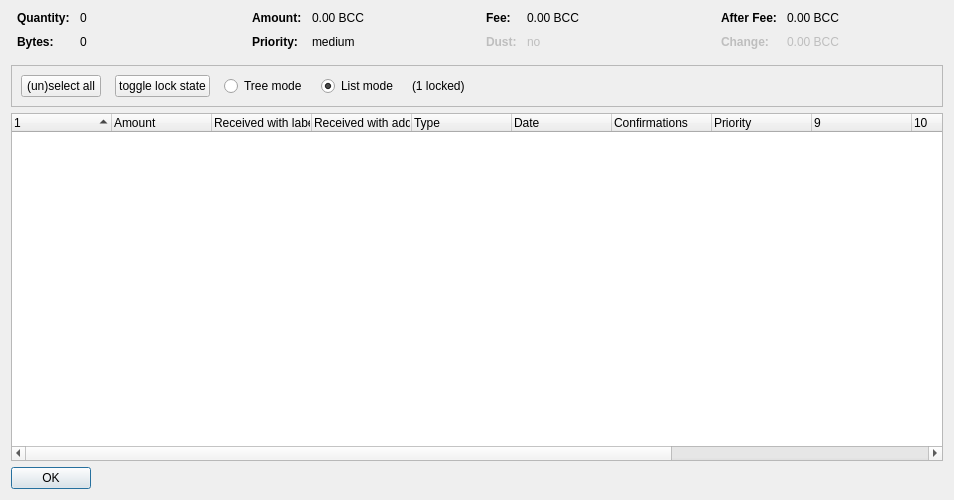
<?xml version="1.0" encoding="UTF-8"?>
<ui version="4.0">
 <class>CoinControlDialog</class>
 <widget class="QDialog" name="CoinControlDialog">
  <property name="geometry">
   <rect>
    <x>0</x>
    <y>0</y>
    <width>954</width>
    <height>500</height>
   </rect>
  </property>
  <property name="windowTitle">
   <string>Coin Selection</string>
  </property>
  <layout class="QVBoxLayout" name="verticalLayout">
   <item>
    <layout class="QHBoxLayout" name="horizontalLayoutTop" stretch="0,0,0,0">
     <property name="topMargin">
      <number>0</number>
     </property>
     <property name="bottomMargin">
      <number>10</number>
     </property>
     <item>
      <layout class="QFormLayout" name="formLayoutCoinControl1">
       <property name="horizontalSpacing">
        <number>10</number>
       </property>
       <property name="verticalSpacing">
        <number>10</number>
       </property>
       <property name="leftMargin">
        <number>6</number>
       </property>
       <property name="rightMargin">
        <number>6</number>
       </property>
       <item row="0" column="0">
        <widget class="QLabel" name="labelCoinControlQuantityText">
         <property name="font">
          <font>
           <weight>75</weight>
           <bold>true</bold>
          </font>
         </property>
         <property name="text">
          <string>Quantity:</string>
         </property>
        </widget>
       </item>
       <item row="0" column="1">
        <widget class="QLabel" name="labelCoinControlQuantity">
         <property name="cursor">
          <cursorShape>IBeamCursor</cursorShape>
         </property>
         <property name="contextMenuPolicy">
          <enum>Qt::ActionsContextMenu</enum>
         </property>
         <property name="text">
          <string notr="true">0</string>
         </property>
         <property name="textInteractionFlags">
          <set>Qt::LinksAccessibleByMouse|Qt::TextSelectableByKeyboard|Qt::TextSelectableByMouse</set>
         </property>
        </widget>
       </item>
       <item row="1" column="0">
        <widget class="QLabel" name="labelCoinControlBytesText">
         <property name="font">
          <font>
           <weight>75</weight>
           <bold>true</bold>
          </font>
         </property>
         <property name="text">
          <string>Bytes:</string>
         </property>
        </widget>
       </item>
       <item row="1" column="1">
        <widget class="QLabel" name="labelCoinControlBytes">
         <property name="cursor">
          <cursorShape>IBeamCursor</cursorShape>
         </property>
         <property name="contextMenuPolicy">
          <enum>Qt::ActionsContextMenu</enum>
         </property>
         <property name="text">
          <string notr="true">0</string>
         </property>
         <property name="textInteractionFlags">
          <set>Qt::LinksAccessibleByMouse|Qt::TextSelectableByKeyboard|Qt::TextSelectableByMouse</set>
         </property>
        </widget>
       </item>
      </layout>
     </item>
     <item>
      <layout class="QFormLayout" name="formLayoutCoinControl2">
       <property name="horizontalSpacing">
        <number>10</number>
       </property>
       <property name="verticalSpacing">
        <number>10</number>
       </property>
       <property name="leftMargin">
        <number>6</number>
       </property>
       <property name="rightMargin">
        <number>6</number>
       </property>
       <item row="0" column="0">
        <widget class="QLabel" name="labelCoinControlAmountText">
         <property name="font">
          <font>
           <weight>75</weight>
           <bold>true</bold>
          </font>
         </property>
         <property name="text">
          <string>Amount:</string>
         </property>
        </widget>
       </item>
       <item row="0" column="1">
        <widget class="QLabel" name="labelCoinControlAmount">
         <property name="cursor">
          <cursorShape>IBeamCursor</cursorShape>
         </property>
         <property name="contextMenuPolicy">
          <enum>Qt::ActionsContextMenu</enum>
         </property>
         <property name="text">
          <string notr="true">0.00 BCC</string>
         </property>
         <property name="textInteractionFlags">
          <set>Qt::LinksAccessibleByMouse|Qt::TextSelectableByKeyboard|Qt::TextSelectableByMouse</set>
         </property>
        </widget>
       </item>
       <item row="1" column="0">
        <widget class="QLabel" name="labelCoinControlPriorityText">
         <property name="font">
          <font>
           <weight>75</weight>
           <bold>true</bold>
          </font>
         </property>
         <property name="text">
          <string>Priority:</string>
         </property>
        </widget>
       </item>
       <item row="1" column="1">
        <widget class="QLabel" name="labelCoinControlPriority">
         <property name="cursor">
          <cursorShape>IBeamCursor</cursorShape>
         </property>
         <property name="contextMenuPolicy">
          <enum>Qt::ActionsContextMenu</enum>
         </property>
         <property name="text">
          <string>medium</string>
         </property>
         <property name="textInteractionFlags">
          <set>Qt::LinksAccessibleByMouse|Qt::TextSelectableByKeyboard|Qt::TextSelectableByMouse</set>
         </property>
        </widget>
       </item>
      </layout>
     </item>
     <item>
      <layout class="QFormLayout" name="formLayoutCoinControl3">
       <property name="horizontalSpacing">
        <number>10</number>
       </property>
       <property name="verticalSpacing">
        <number>10</number>
       </property>
       <property name="leftMargin">
        <number>6</number>
       </property>
       <property name="rightMargin">
        <number>6</number>
       </property>
       <item row="0" column="0">
        <widget class="QLabel" name="labelCoinControlFeeText">
         <property name="font">
          <font>
           <weight>75</weight>
           <bold>true</bold>
          </font>
         </property>
         <property name="text">
          <string>Fee:</string>
         </property>
        </widget>
       </item>
       <item row="0" column="1">
        <widget class="QLabel" name="labelCoinControlFee">
         <property name="cursor">
          <cursorShape>IBeamCursor</cursorShape>
         </property>
         <property name="contextMenuPolicy">
          <enum>Qt::ActionsContextMenu</enum>
         </property>
         <property name="text">
          <string notr="true">0.00 BCC</string>
         </property>
         <property name="textInteractionFlags">
          <set>Qt::LinksAccessibleByMouse|Qt::TextSelectableByKeyboard|Qt::TextSelectableByMouse</set>
         </property>
        </widget>
       </item>
       <item row="1" column="0">
        <widget class="QLabel" name="labelCoinControlLowOutputText">
         <property name="enabled">
          <bool>false</bool>
         </property>
         <property name="font">
          <font>
           <weight>75</weight>
           <bold>true</bold>
          </font>
         </property>
         <property name="text">
          <string>Dust:</string>
         </property>
        </widget>
       </item>
       <item row="1" column="1">
        <widget class="QLabel" name="labelCoinControlLowOutput">
         <property name="enabled">
          <bool>false</bool>
         </property>
         <property name="cursor">
          <cursorShape>IBeamCursor</cursorShape>
         </property>
         <property name="contextMenuPolicy">
          <enum>Qt::ActionsContextMenu</enum>
         </property>
         <property name="text">
          <string>no</string>
         </property>
         <property name="textInteractionFlags">
          <set>Qt::LinksAccessibleByMouse|Qt::TextSelectableByKeyboard|Qt::TextSelectableByMouse</set>
         </property>
        </widget>
       </item>
      </layout>
     </item>
     <item>
      <layout class="QFormLayout" name="formLayoutCoinControl4">
       <property name="horizontalSpacing">
        <number>10</number>
       </property>
       <property name="verticalSpacing">
        <number>10</number>
       </property>
       <property name="leftMargin">
        <number>6</number>
       </property>
       <property name="rightMargin">
        <number>6</number>
       </property>
       <item row="0" column="0">
        <widget class="QLabel" name="labelCoinControlAfterFeeText">
         <property name="font">
          <font>
           <weight>75</weight>
           <bold>true</bold>
          </font>
         </property>
         <property name="text">
          <string>After Fee:</string>
         </property>
        </widget>
       </item>
       <item row="0" column="1">
        <widget class="QLabel" name="labelCoinControlAfterFee">
         <property name="cursor">
          <cursorShape>IBeamCursor</cursorShape>
         </property>
         <property name="contextMenuPolicy">
          <enum>Qt::ActionsContextMenu</enum>
         </property>
         <property name="text">
          <string notr="true">0.00 BCC</string>
         </property>
         <property name="textInteractionFlags">
          <set>Qt::LinksAccessibleByMouse|Qt::TextSelectableByKeyboard|Qt::TextSelectableByMouse</set>
         </property>
        </widget>
       </item>
       <item row="1" column="0">
        <widget class="QLabel" name="labelCoinControlChangeText">
         <property name="enabled">
          <bool>false</bool>
         </property>
         <property name="font">
          <font>
           <weight>75</weight>
           <bold>true</bold>
          </font>
         </property>
         <property name="text">
          <string>Change:</string>
         </property>
        </widget>
       </item>
       <item row="1" column="1">
        <widget class="QLabel" name="labelCoinControlChange">
         <property name="enabled">
          <bool>false</bool>
         </property>
         <property name="cursor">
          <cursorShape>IBeamCursor</cursorShape>
         </property>
         <property name="contextMenuPolicy">
          <enum>Qt::ActionsContextMenu</enum>
         </property>
         <property name="text">
          <string notr="true">0.00 BCC</string>
         </property>
         <property name="textInteractionFlags">
          <set>Qt::LinksAccessibleByMouse|Qt::TextSelectableByKeyboard|Qt::TextSelectableByMouse</set>
         </property>
        </widget>
       </item>
      </layout>
     </item>
    </layout>
   </item>
   <item>
    <widget class="QFrame" name="frame">
     <property name="minimumSize">
      <size>
       <width>0</width>
       <height>40</height>
      </size>
     </property>
     <property name="frameShape">
      <enum>QFrame::StyledPanel</enum>
     </property>
     <property name="frameShadow">
      <enum>QFrame::Sunken</enum>
     </property>
     <layout class="QHBoxLayout" name="horizontalLayout">
      <item>
       <layout class="QHBoxLayout" name="horizontalLayoutPanel" stretch="0,0,0,0,0,0">
        <property name="spacing">
         <number>14</number>
        </property>
        <item>
         <widget class="QPushButton" name="pushButtonSelectAll">
          <property name="sizePolicy">
           <sizepolicy hsizetype="Maximum" vsizetype="Fixed">
            <horstretch>0</horstretch>
            <verstretch>0</verstretch>
           </sizepolicy>
          </property>
          <property name="text">
           <string>(un)select all</string>
          </property>
          <property name="autoDefault">
           <bool>false</bool>
          </property>
         </widget>
        </item>
        <item>
         <widget class="QPushButton" name="pushButtonToggleLock">
          <property name="sizePolicy">
           <sizepolicy hsizetype="Maximum" vsizetype="Fixed">
            <horstretch>0</horstretch>
            <verstretch>0</verstretch>
           </sizepolicy>
          </property>
          <property name="text">
           <string>toggle lock state</string>
          </property>
          <property name="autoDefault">
           <bool>false</bool>
          </property>
         </widget>
        </item>
        <item>
         <widget class="QRadioButton" name="radioTreeMode">
          <property name="sizePolicy">
           <sizepolicy hsizetype="Maximum" vsizetype="Fixed">
            <horstretch>0</horstretch>
            <verstretch>0</verstretch>
           </sizepolicy>
          </property>
          <property name="text">
           <string>Tree mode</string>
          </property>
         </widget>
        </item>
        <item>
         <widget class="QRadioButton" name="radioListMode">
          <property name="sizePolicy">
           <sizepolicy hsizetype="Maximum" vsizetype="Fixed">
            <horstretch>0</horstretch>
            <verstretch>0</verstretch>
           </sizepolicy>
          </property>
          <property name="text">
           <string>List mode</string>
          </property>
          <property name="checked">
           <bool>true</bool>
          </property>
         </widget>
        </item>
        <item>
         <widget class="QLabel" name="labelLocked">
          <property name="text">
           <string>(1 locked)</string>
          </property>
         </widget>
        </item>
        <item>
         <spacer name="horizontalSpacer">
          <property name="orientation">
           <enum>Qt::Horizontal</enum>
          </property>
          <property name="sizeHint" stdset="0">
           <size>
            <width>40</width>
            <height>20</height>
           </size>
          </property>
         </spacer>
        </item>
       </layout>
      </item>
     </layout>
    </widget>
   </item>
   <item>
    <widget class="CoinControlTreeWidget" name="treeWidget">
     <property name="contextMenuPolicy">
      <enum>Qt::CustomContextMenu</enum>
     </property>
     <property name="sortingEnabled">
      <bool>false</bool>
     </property>
     <property name="columnCount">
      <number>13</number>
     </property>
     <attribute name="headerShowSortIndicator" stdset="0">
      <bool>true</bool>
     </attribute>
     <attribute name="headerStretchLastSection">
      <bool>false</bool>
     </attribute>
     <column>
      <property name="text">
       <string/>
      </property>
     </column>
     <column>
      <property name="text">
       <string>Amount</string>
      </property>
     </column>
     <column>
      <property name="text">
       <string>Received with label</string>
      </property>
     </column>
     <column>
      <property name="text">
       <string>Received with address</string>
      </property>
     </column>
     <column>
      <property name="text">
	<string>Type</string>
      </property>
     </column>
     <column>
      <property name="text">	 
       <string>Date</string>
      </property>
     </column>
     <column>
      <property name="text">
       <string>Confirmations</string>
      </property>
      <property name="toolTip">
       <string>Confirmed</string>
      </property>
     </column>
     <column>
      <property name="text">
       <string>Priority</string>
      </property>
     </column>
     <column>
      <property name="text">
       <string/>
      </property>
     </column>
     <column>
      <property name="text">
       <string/>
      </property>
     </column>
     <column>
      <property name="text">
       <string/>
      </property>
     </column>
     <column>
      <property name="text">
       <string/>
      </property>
     </column>
     <column>
      <property name="text">
       <string/>
      </property>
     </column>
    </widget>
   </item>
   <item>
    <widget class="QDialogButtonBox" name="buttonBox">
     <property name="sizePolicy">
      <sizepolicy hsizetype="Maximum" vsizetype="Fixed">
       <horstretch>0</horstretch>
       <verstretch>0</verstretch>
      </sizepolicy>
     </property>
     <property name="orientation">
      <enum>Qt::Horizontal</enum>
     </property>
     <property name="standardButtons">
      <set>QDialogButtonBox::Ok</set>
     </property>
    </widget>
   </item>
  </layout>
 </widget>
 <customwidgets>
  <customwidget>
   <class>CoinControlTreeWidget</class>
   <extends>QTreeWidget</extends>
   <header>coincontroltreewidget.h</header>
  </customwidget>
 </customwidgets>
 <resources/>
 <connections/>
</ui>
